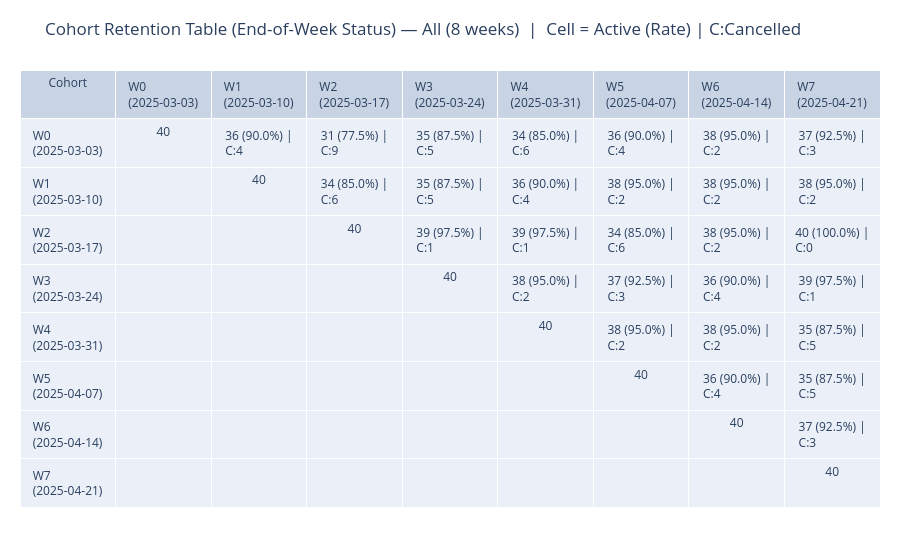
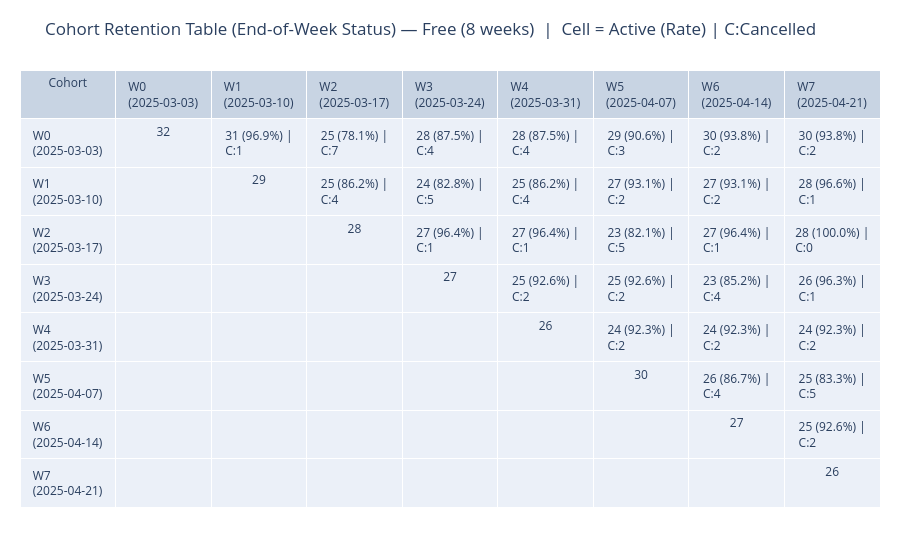
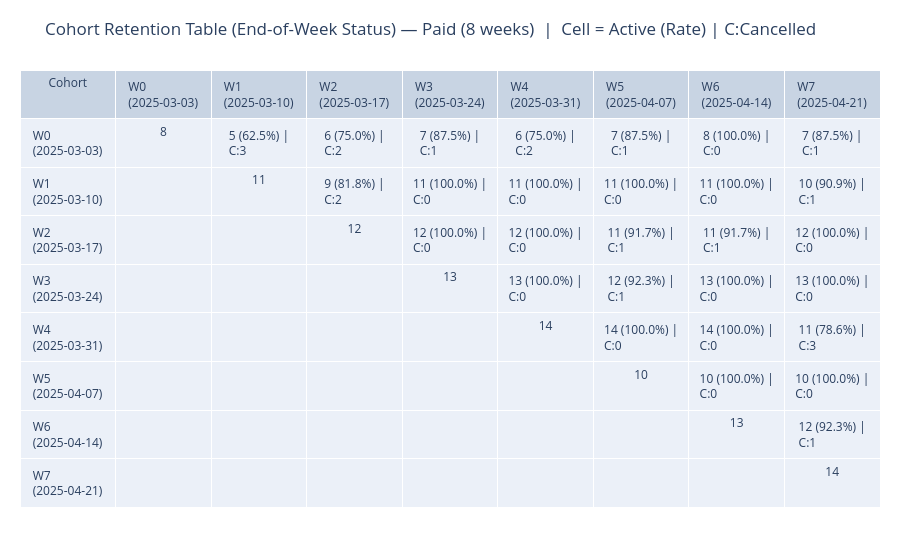

Write notebook code for charts like these, in order.
### Code cell
import pandas as pd
import numpy as np
import plotly.graph_objects as go


# -----------------------------
# 1) Load + Clean
# -----------------------------
df = pd.read_csv(DATA_PATH)

df["userid"] = df["userid"].astype(str).str.strip()
df["date"] = pd.to_datetime(df["date"], errors="coerce", format="mixed")
df["startdate"] = pd.to_datetime(df["startdate"], errors="coerce", format="mixed")

df["plan"] = df["plan"].astype(str).str.strip().str.title()
df.loc[~df["plan"].isin(["Free", "Paid"]), "plan"] = np.nan

df["Status"] = df["Status"].astype(str).str.strip().strtitle() if hasattr(str, "strtitle") else df["Status"].astype(str).str.strip().str.title()
df.loc[~df["Status"].isin(["Active", "Cancelled"]), "Status"] = np.nan

df = df.dropna(subset=["userid", "date", "startdate"]).copy()

# -----------------------------
# 2) Define 8 calendar weeks starting W0 = week of 2025/03/03 (Monday-based)
# -----------------------------
BASE_WEEK_START = pd.Timestamp("2025-03-03")  # W0 start (Monday)
N_WEEKS = 8

def week_start_monday(ts: pd.Timestamp) -> pd.Timestamp:
    ts = ts.normalize()
    return ts - pd.Timedelta(days=ts.weekday())

# Cohort week index per user (based on startdate week)
# NEW signups in week w = users whose startdate is in [Ww_start, Ww_start+6]
user_start = (
    df.groupby("userid", as_index=False)
      .agg(start_effective=("startdate", "min"))  # should be stable per user
)

user_start["signup_week_start"] = user_start["start_effective"].apply(week_start_monday)
user_start["cohort_week"] = ((user_start["signup_week_start"] - BASE_WEEK_START) / pd.Timedelta(days=7)).astype(int)

# Keep only cohorts in W0..W7
user_start = user_start[user_start["cohort_week"].between(0, N_WEEKS-1)].copy()

cohort_users = set(user_start["userid"])
df = df[df["userid"].isin(cohort_users)].copy()

# -----------------------------
# 3) Segment users by START PLAN (Free/Paid at earliest observed activity)
# -----------------------------
user_first_event = (
    df.sort_values(["userid", "date"])
      .groupby("userid", as_index=False)
      .first()[["userid", "plan"]]
      .rename(columns={"plan": "start_plan"})
)

user_dim = user_start.merge(user_first_event, on="userid", how="left")
user_dim["start_plan"] = user_dim["start_plan"].where(user_dim["start_plan"].isin(["Free", "Paid"]), "Unknown")

# -----------------------------
# 4) Build end-of-week Status per user per calendar week
#    - If multiple status in a week, take the LAST status (end-of-week) by date
#    - Users may churn then rejoin; we keep each week’s final status
# -----------------------------
# Assign each event row to its calendar week end (Sunday)
df = df.sort_values(["userid", "date"]).copy()
df["week_end"] = (df["date"] - pd.to_timedelta(df["date"].dt.weekday, unit="D") + pd.Timedelta(days=6)).dt.normalize()
# The above makes week_end = Sunday of that week.

# Limit to our 8-week horizon (week_end range)
week_ends = [BASE_WEEK_START + pd.Timedelta(days=6 + 7*i) for i in range(N_WEEKS)]
week_end_set = set(week_ends)
df = df[df["week_end"].isin(week_end_set)].copy()

week_end_to_idx = {we: i for i, we in enumerate(week_ends)}
df["week_idx"] = df["week_end"].map(week_end_to_idx)

# End-of-week status: last status in that week (per user, per week_idx)
weekly_status = (
    df.dropna(subset=["Status"])
      .groupby(["userid", "week_idx"], as_index=False)
      .agg(end_week_status=("Status", "last"))  # 'last' after sorting by date
)

# Expand to full grid (userid x week_idx) so missing weeks appear (optional)
# Then forward-fill across weeks so billing state persists if we lack a record that week.
all_users = user_dim["userid"].unique()
grid = pd.MultiIndex.from_product([all_users, range(N_WEEKS)], names=["userid", "week_idx"]).to_frame(index=False)
weekly_status = grid.merge(weekly_status, on=["userid", "week_idx"], how="left")

weekly_status = weekly_status.sort_values(["userid", "week_idx"])
weekly_status["end_week_status"] = weekly_status.groupby("userid")["end_week_status"].ffill()

# Join cohort + start_plan
weekly_status = weekly_status.merge(
    user_dim[["userid", "cohort_week", "start_plan"]],
    on="userid",
    how="left"
)

weekly_status["is_active_eow"] = (weekly_status["end_week_status"] == "Active")
weekly_status["is_cancelled_eow"] = (weekly_status["end_week_status"] == "Cancelled")

# -----------------------------
# 5) Build upper-triangle cohort table (counts + rates)
#    - Diagonal (Wk,Wk) = NEW signups
#    - Right cells = active_count (retention_rate) at end of that week
#    - Left cells blank
# -----------------------------
def build_cohort_table(segment: str):
    """
    segment: "All" | "Free" | "Paid"
    Returns: plotly Figure (go.Table)
    """
    d = weekly_status.copy()
    u = user_dim.copy()

    if segment in ["Free", "Paid"]:
        u = u[u["start_plan"] == segment].copy()
        d = d[d["start_plan"] == segment].copy()

    # cohort sizes (new signups each week)
    cohort_sizes = (
        u.groupby("cohort_week")["userid"]
         .nunique()
         .reindex(range(N_WEEKS), fill_value=0)
    )

    # Active counts by (cohort_week, week_idx)
    active_counts = (
        d.groupby(["cohort_week", "week_idx"])["is_active_eow"]
         .sum()
         .unstack("week_idx")
         .reindex(index=range(N_WEEKS), columns=range(N_WEEKS), fill_value=0)
    )

    # Cancelled counts by (cohort_week, week_idx) (optional insight)
    cancelled_counts = (
        d.groupby(["cohort_week", "week_idx"])["is_cancelled_eow"]
         .sum()
         .unstack("week_idx")
         .reindex(index=range(N_WEEKS), columns=range(N_WEEKS), fill_value=0)
    )

    # Build display matrix (strings)
    matrix = []
    for cw in range(N_WEEKS):
        row = []
        n_new = int(cohort_sizes.loc[cw])

        for w in range(N_WEEKS):
            if w < cw:
                row.append("")  # upper-triangle requirement
                continue

            if w == cw:
                # Diagonal cell: NEW signups count
                row.append(f"{n_new}")
                continue

            # Retention: active at end of week w among cohort cw
            if n_new == 0:
                row.append("")
            else:
                a = int(active_counts.loc[cw, w])
                r = a / n_new
                # optional: include cancelled count too
                c = int(cancelled_counts.loc[cw, w])
                row.append(f"{a} ({r*100:.1f}%) | C:{c}")
        matrix.append(row)

    # Row labels: cohort week + start date
    row_labels = []
    for cw in range(N_WEEKS):
        wk_start = (BASE_WEEK_START + pd.Timedelta(days=7*cw)).date()
        row_labels.append(f"W{cw} ({wk_start})")

    col_labels = []
    for w in range(N_WEEKS):
        wk_start = (BASE_WEEK_START + pd.Timedelta(days=7*w)).date()
        col_labels.append(f"W{w} ({wk_start})")

    # Build Plotly Table
    header = ["Cohort"] + col_labels
    cells = [row_labels] + list(map(list, zip(*matrix)))  # transpose matrix columns into table columns

    fig = go.Figure(data=[go.Table(
        header=dict(values=header, align="center"),
        cells=dict(values=cells, align="center")
    )])

    fig.update_layout(
        title=f"Cohort Retention Table (End-of-Week Status) — {segment} (8 weeks)  |  Cell = Active (Rate) | C:Cancelled",
        margin=dict(t=70, l=20, r=20, b=20)
    )
    return fig

# -----------------------------
# 6) Produce 3 views
# -----------------------------
fig_all = build_cohort_table("All")
fig_free = build_cohort_table("Free")
fig_paid = build_cohort_table("Paid")

fig_all.show()
fig_free.show()
fig_paid.show()

# Optional sanity check: new signups by cohort week
print("New signups by cohort week (All):")
print(user_dim.groupby("cohort_week")["userid"].nunique().reindex(range(N_WEEKS), fill_value=0))

### Figure 1 — Plotly figure (JSON) as saved in the notebook; plotly's stock layout.template omitted (floating-point values rounded to 4 significant figures)
{"data": [{"cells": {"align": "center", "values": [["W0 (2025-03-03)", "W1 (2025-03-10)", "W2 (2025-03-17)", "W3 (2025-03-24)", "W4 (2025-03-31)", "W5 (2025-04-07)", "W6 (2025-04-14)", "W7 (2025-04-21)"], ["40", "", "", "", "", "", "", ""], ["36 (90.0%) | C:4", "40", "", "", "", "", "", ""], ["31 (77.5%) | C:9", "34 (85.0%) | C:6", "40", "", "", "", "", ""], ["35 (87.5%) | C:5", "35 (87.5%) | C:5", "39 (97.5%) | C:1", "40", "", "", "", ""], ["34 (85.0%) | C:6", "36 (90.0%) | C:4", "39 (97.5%) | C:1", "38 (95.0%) | C:2", "40", "", "", ""], ["36 (90.0%) | C:4", "38 (95.0%) | C:2", "34 (85.0%) | C:6", "37 (92.5%) | C:3", "38 (95.0%) | C:2", "40", "", ""], ["38 (95.0%) | C:2", "38 (95.0%) | C:2", "38 (95.0%) | C:2", "36 (90.0%) | C:4", "38 (95.0%) | C:2", "36 (90.0%) | C:4", "40", ""], ["37 (92.5%) | C:3", "38 (95.0%) | C:2", "40 (100.0%) | C:0", "39 (97.5%) | C:1", "35 (87.5%) | C:5", "35 (87.5%) | C:5", "37 (92.5%) | C:3", "40"]]}, "header": {"align": "center", "values": ["Cohort", "W0 (2025-03-03)", "W1 (2025-03-10)", "W2 (2025-03-17)", "W3 (2025-03-24)", "W4 (2025-03-31)", "W5 (2025-04-07)", "W6 (2025-04-14)", "W7 (2025-04-21)"]}, "type": "table"}], "layout": {"margin": {"b": 20, "l": 20, "r": 20, "t": 70}, "title": {"text": "Cohort Retention Table (End-of-Week Status) — All (8 weeks)  |  Cell = Active (Rate) | C:Cancelled"}}}

### Figure 2 — Plotly figure (JSON) as saved in the notebook; plotly's stock layout.template omitted (floating-point values rounded to 4 significant figures)
{"data": [{"cells": {"align": "center", "values": [["W0 (2025-03-03)", "W1 (2025-03-10)", "W2 (2025-03-17)", "W3 (2025-03-24)", "W4 (2025-03-31)", "W5 (2025-04-07)", "W6 (2025-04-14)", "W7 (2025-04-21)"], ["32", "", "", "", "", "", "", ""], ["31 (96.9%) | C:1", "29", "", "", "", "", "", ""], ["25 (78.1%) | C:7", "25 (86.2%) | C:4", "28", "", "", "", "", ""], ["28 (87.5%) | C:4", "24 (82.8%) | C:5", "27 (96.4%) | C:1", "27", "", "", "", ""], ["28 (87.5%) | C:4", "25 (86.2%) | C:4", "27 (96.4%) | C:1", "25 (92.6%) | C:2", "26", "", "", ""], ["29 (90.6%) | C:3", "27 (93.1%) | C:2", "23 (82.1%) | C:5", "25 (92.6%) | C:2", "24 (92.3%) | C:2", "30", "", ""], ["30 (93.8%) | C:2", "27 (93.1%) | C:2", "27 (96.4%) | C:1", "23 (85.2%) | C:4", "24 (92.3%) | C:2", "26 (86.7%) | C:4", "27", ""], ["30 (93.8%) | C:2", "28 (96.6%) | C:1", "28 (100.0%) | C:0", "26 (96.3%) | C:1", "24 (92.3%) | C:2", "25 (83.3%) | C:5", "25 (92.6%) | C:2", "26"]]}, "header": {"align": "center", "values": ["Cohort", "W0 (2025-03-03)", "W1 (2025-03-10)", "W2 (2025-03-17)", "W3 (2025-03-24)", "W4 (2025-03-31)", "W5 (2025-04-07)", "W6 (2025-04-14)", "W7 (2025-04-21)"]}, "type": "table"}], "layout": {"margin": {"b": 20, "l": 20, "r": 20, "t": 70}, "title": {"text": "Cohort Retention Table (End-of-Week Status) — Free (8 weeks)  |  Cell = Active (Rate) | C:Cancelled"}}}

### Figure 3 — Plotly figure (JSON) as saved in the notebook; plotly's stock layout.template omitted (floating-point values rounded to 4 significant figures)
{"data": [{"cells": {"align": "center", "values": [["W0 (2025-03-03)", "W1 (2025-03-10)", "W2 (2025-03-17)", "W3 (2025-03-24)", "W4 (2025-03-31)", "W5 (2025-04-07)", "W6 (2025-04-14)", "W7 (2025-04-21)"], ["8", "", "", "", "", "", "", ""], ["5 (62.5%) | C:3", "11", "", "", "", "", "", ""], ["6 (75.0%) | C:2", "9 (81.8%) | C:2", "12", "", "", "", "", ""], ["7 (87.5%) | C:1", "11 (100.0%) | C:0", "12 (100.0%) | C:0", "13", "", "", "", ""], ["6 (75.0%) | C:2", "11 (100.0%) | C:0", "12 (100.0%) | C:0", "13 (100.0%) | C:0", "14", "", "", ""], ["7 (87.5%) | C:1", "11 (100.0%) | C:0", "11 (91.7%) | C:1", "12 (92.3%) | C:1", "14 (100.0%) | C:0", "10", "", ""], ["8 (100.0%) | C:0", "11 (100.0%) | C:0", "11 (91.7%) | C:1", "13 (100.0%) | C:0", "14 (100.0%) | C:0", "10 (100.0%) | C:0", "13", ""], ["7 (87.5%) | C:1", "10 (90.9%) | C:1", "12 (100.0%) | C:0", "13 (100.0%) | C:0", "11 (78.6%) | C:3", "10 (100.0%) | C:0", "12 (92.3%) | C:1", "14"]]}, "header": {"align": "center", "values": ["Cohort", "W0 (2025-03-03)", "W1 (2025-03-10)", "W2 (2025-03-17)", "W3 (2025-03-24)", "W4 (2025-03-31)", "W5 (2025-04-07)", "W6 (2025-04-14)", "W7 (2025-04-21)"]}, "type": "table"}], "layout": {"margin": {"b": 20, "l": 20, "r": 20, "t": 70}, "title": {"text": "Cohort Retention Table (End-of-Week Status) — Paid (8 weeks)  |  Cell = Active (Rate) | C:Cancelled"}}}
